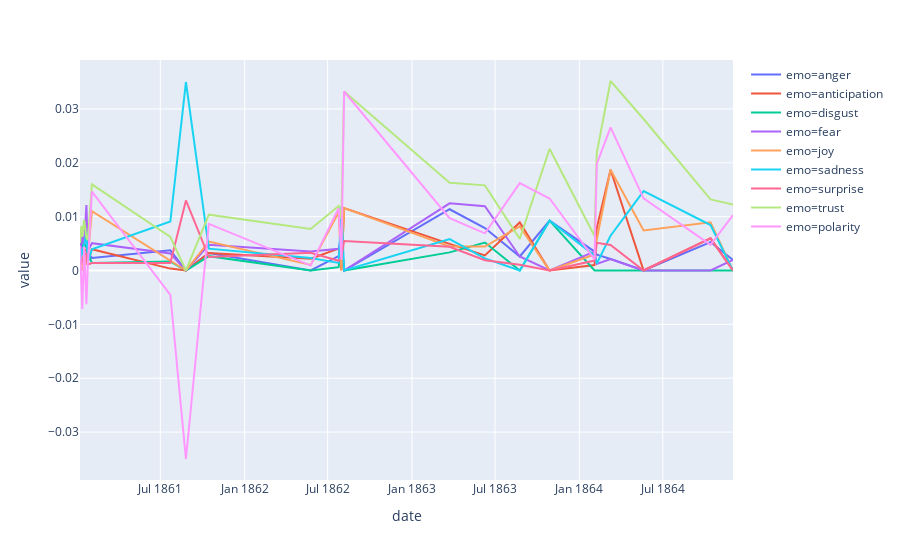

The notebook cell this image was saved under:
### Code cell
plot_sentiments_px(mcclure, x='date')
